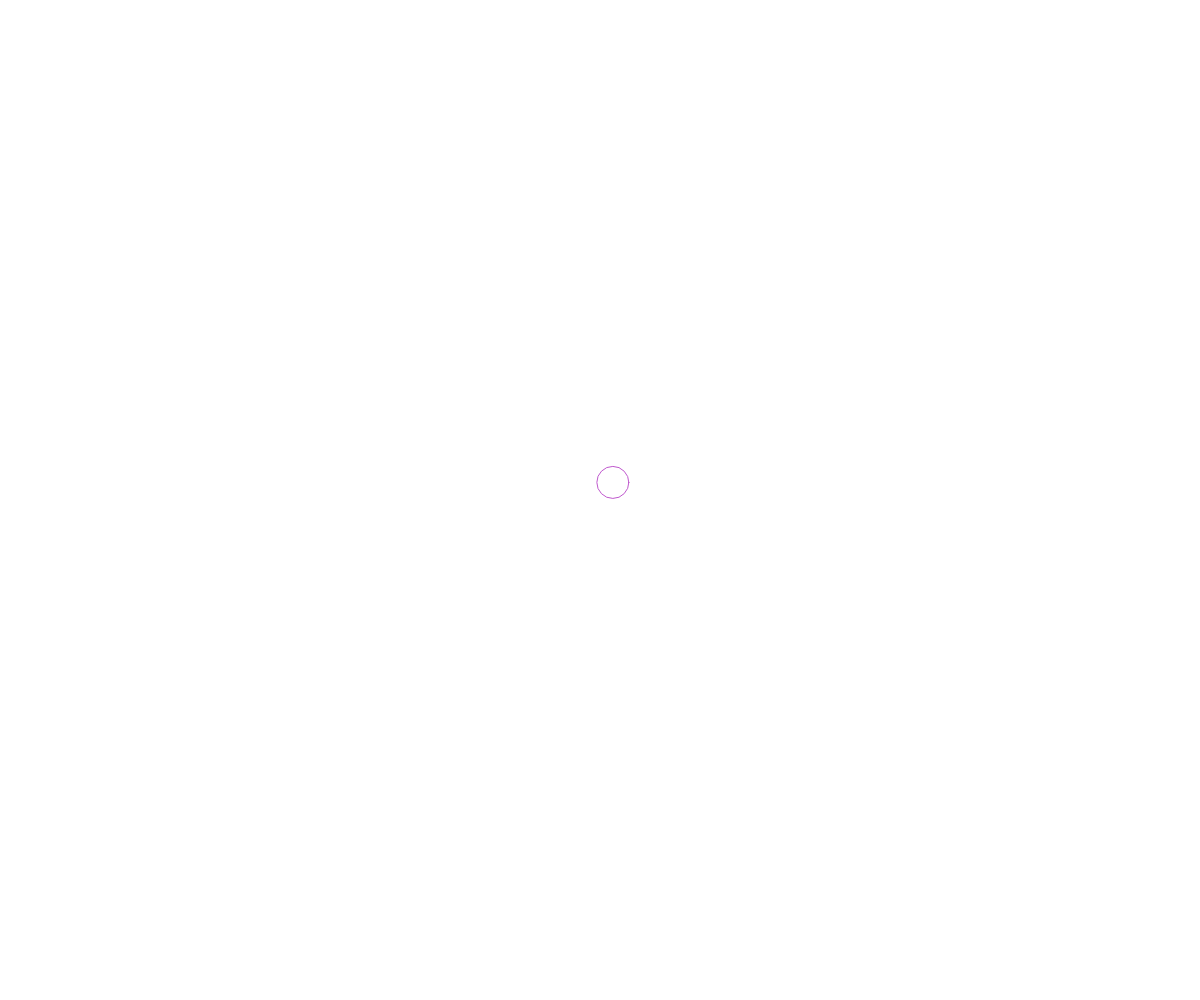
Frame 1 (no input)
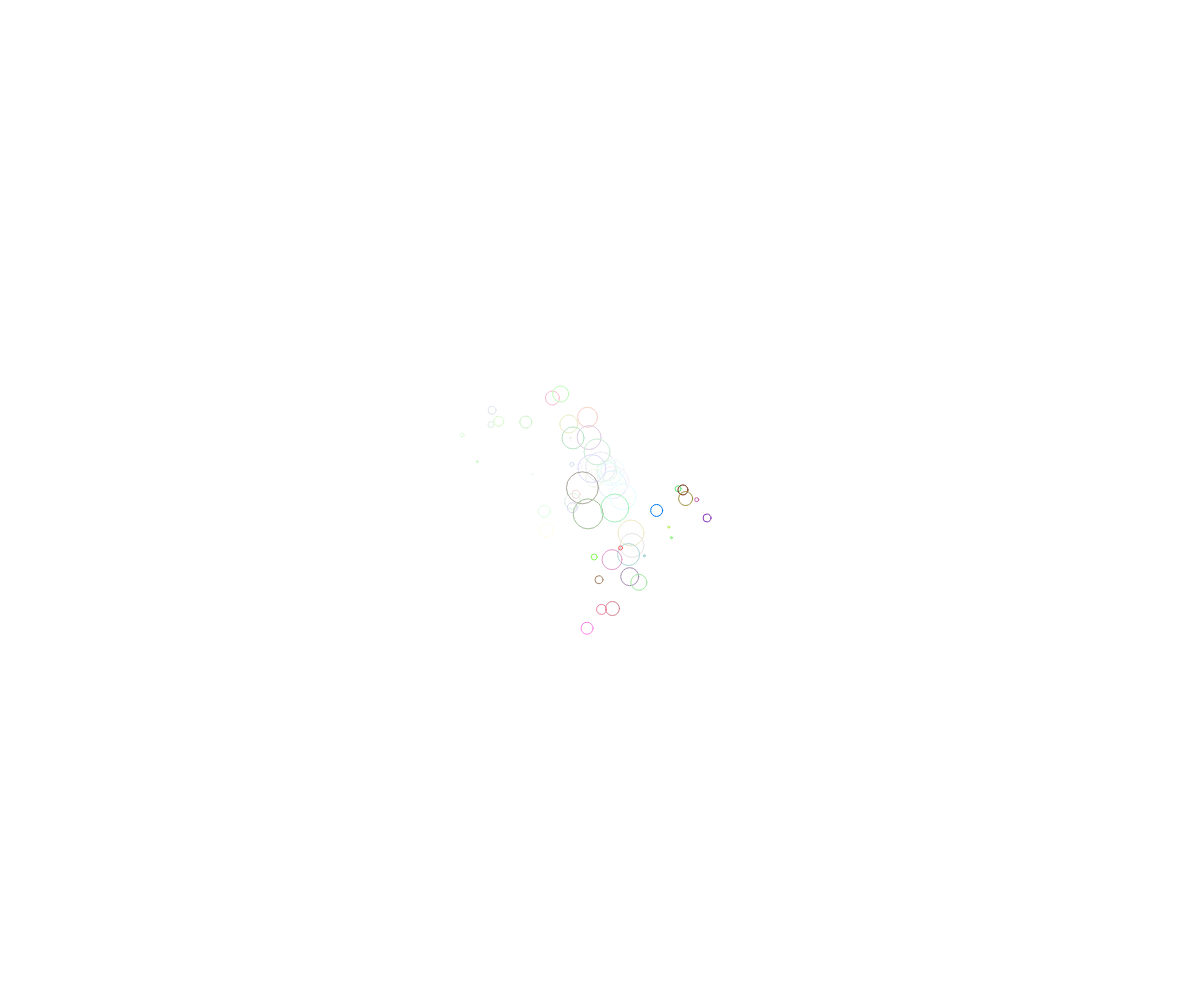
Frame 60 (no input)
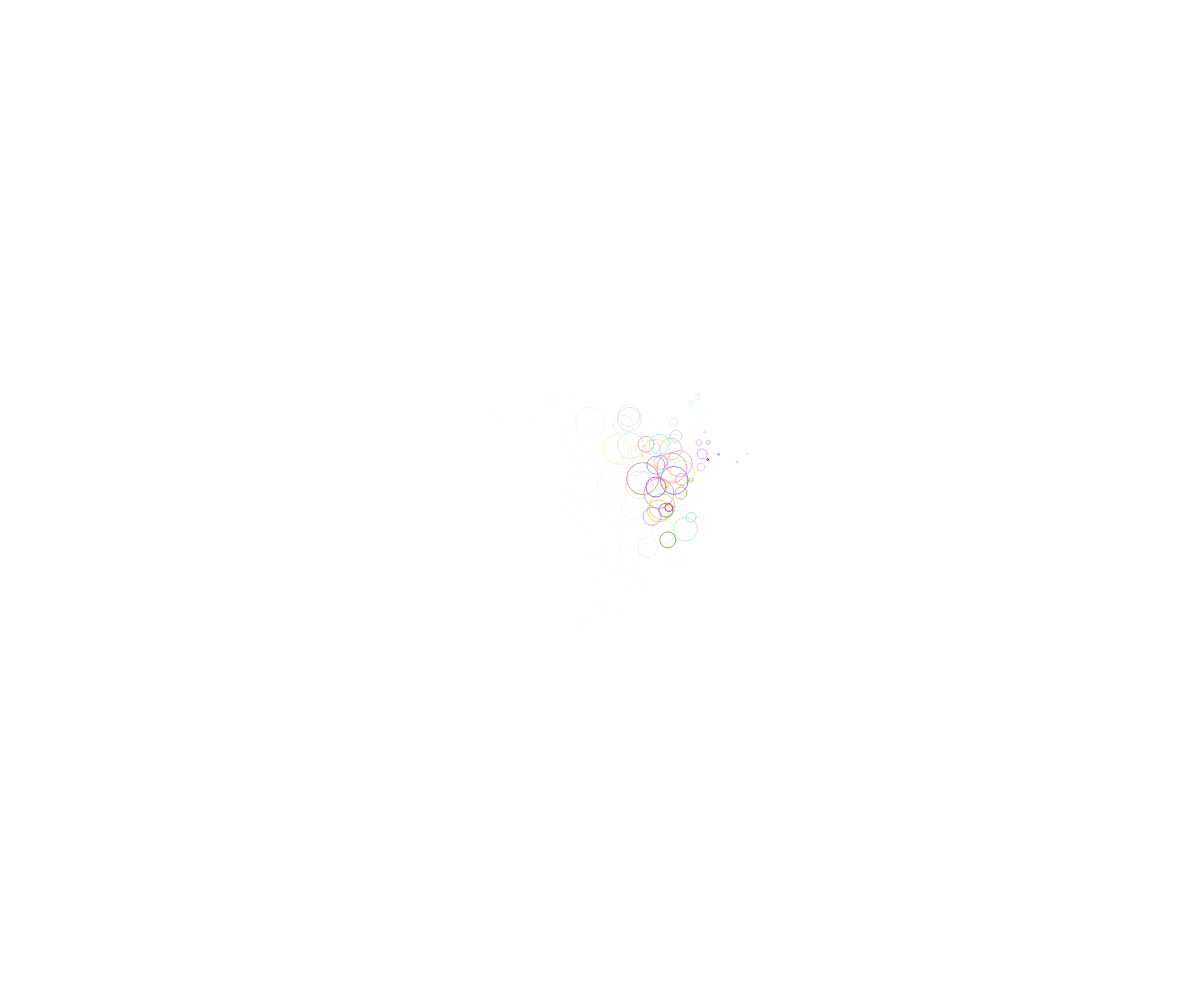
Frame 120 (the mouse pressed at the canvas centre since frame 60)

The p5.js sketch that drew these frames (run headless with seeded random() and noise() and a simulated clock; from frame 60 on, the mouse is pressed at the canvas centre):

// p5.js sketch
// ── sketch.js
var x, y, t, v, factorCrescimento;

function setup() 
{
  createCanvas (windowWidth, windowHeight);

  x=width/2;
  y=height/2;
  v=30;
  t=v;//30
  factorCrescimento = 2;
}


function draw() 
{
  if (frameCount%10) background (255,10);
  x += random(-v, v);
  y += random(-v, v);

  if (x<=0)      x+=t;   //Para a bola nao sair do ecra
  if (x>width)   x-=t;
  if (y<=0)      y+=t;
  if (y>=height) y-=t;

  if (t>30 || t<0) factorCrescimento*=-1;

  t+=factorCrescimento

  noFill(); 
  stroke(random(255), random(255), random(255));
  ellipse(x, y, t, t)
}


function windowResized() 
{
  resizeCanvas (windowWidth, windowHeight);
}
